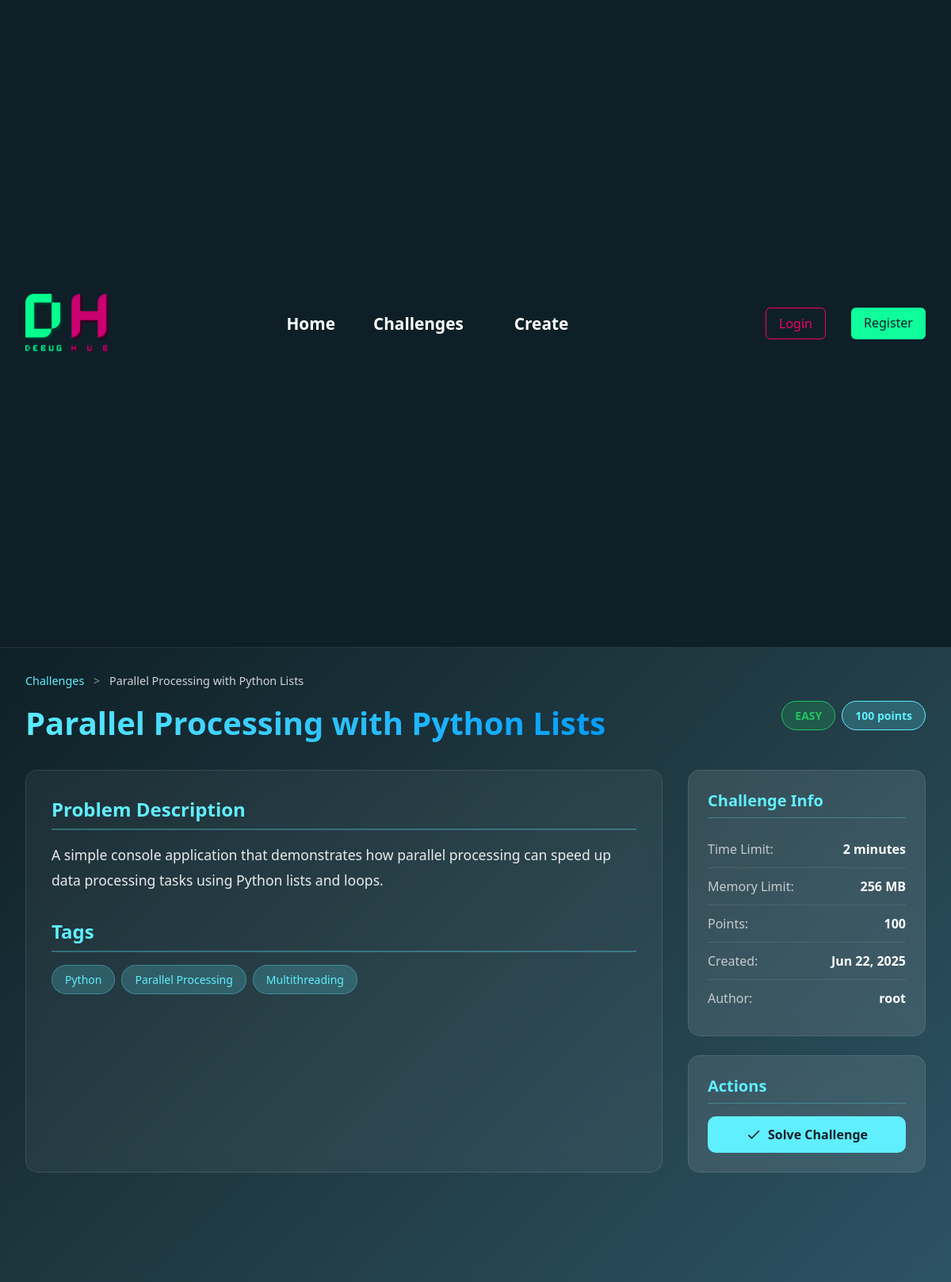
/tasks/10/, run on the app's committed database.
### tasks/models.py (models this page shows, shortened)
class Challenge(models.Model):
    DIFFICULTY_CHOICES = [
        ('easy', 'Easy'),
        ('medium', 'Medium'),
        ('hard', 'Hard'),
    ]
    STATUS_CHOICES = [
        ('active', 'Active'),
        ('inactive', 'Inactive'),
        ('archived', 'Archived'),
    ]
    title = models.CharField(max_length=200)
    description = models.TextField()
    difficulty = models.CharField(max_length=10, choices=DIFFICULTY_CHOICES, default='easy')
    status = models.CharField(max_length=10, choices=STATUS_CHOICES, default='active')
    created_by = models.ForeignKey(User, on_delete=models.CASCADE, related_name='created_challenges')
    created_at = models.DateTimeField(auto_now_add=True)
    updated_at = models.DateTimeField(auto_now=True)
    time_limit = models.IntegerField(help_text="Time limit in minutes", default=60)
    memory_limit = models.IntegerField(help_text="Memory limit in MB", default=256)
    sample_input = models.TextField(blank=True, help_text="Sample input for the problem")
    sample_output = models.TextField(blank=True, help_text="Expected output for the sample input")
    tags = models.CharField(max_length=200, blank=True, help_text="Comma-separated tags")
    points = models.IntegerField(default=100, help_text="Points awarded for solving this challenge")
    class Meta:
        ordering = ['-created_at']
    def get_tags_list(self):
        return [tag.strip() for tag in self.tags.split(',') if tag.strip()] if self.tags else []

### tasks/views.py (the view, shortened to what this page needs)
# urls.py: path('<int:pk>/', views.challenge_detail, name='challenge_detail'),
def challenge_detail(request, pk):
    challenge = get_object_or_404(Challenge, pk=pk, status='active')
    best_submission = None
    context = {
        'challenge': challenge,
        'best_submission': best_submission,
    }
    return render(request, 'tasks/challenge_detail.html', context)

### templates/tasks/challenge_detail.html (shortened to what this page needs)
{% extends 'base.html' %}
{% load static %}
{% block content %}
<div class="challenge-detail-container">
    <div class="challenge-header">
        <div class="breadcrumb">
            <a href="{% url 'tasks:challenge_list' %}" class="breadcrumb-link">Challenges</a>
            <span class="breadcrumb-separator">></span>
            <span class="breadcrumb-current">{{ challenge.title }}</span>
        </div>
        <div class="challenge-title-section">
            <h1 class="challenge-title">{{ challenge.title }}</h1>
            <div class="challenge-badges">
                <span class="difficulty-badge difficulty-{{ challenge.difficulty }}">
                    {{ challenge.get_difficulty_display }}
                </span>
                <span class="points-badge">{{ challenge.points }} points</span>
            </div>
        </div>
    </div>
    <div class="challenge-content">
        <div class="challenge-main">
            <div class="section">
                <h2>Problem Description</h2>
                <div class="description">
                    {{ challenge.description|linebreaks }}
                </div>
            </div>
            {% if challenge.get_tags_list %}
                <div class="section">
                    <h2>Tags</h2>
                    <div class="tags-container">
                        {% for tag in challenge.get_tags_list %}
                            <span class="tag">{{ tag }}</span>
                        {% endfor %}
                    </div>
                </div>
            {% endif %}
        </div>
        <div class="challenge-sidebar">
            <div class="info-card">
                <h3>Challenge Info</h3>
                <div class="info-item">
                    <span class="info-label">Time Limit:</span>
                    <span class="info-value">{{ challenge.time_limit }} minutes</span>
                </div>
                <div class="info-item">
                    <span class="info-label">Memory Limit:</span>
                    <span class="info-value">{{ challenge.memory_limit }} MB</span>
                </div>
                <div class="info-item">
                    <span class="info-label">Points:</span>
                    <span class="info-value">{{ challenge.points }}</span>
                </div>
                <div class="info-item">
                    <span class="info-label">Created:</span>
                    <span class="info-value">{{ challenge.created_at|date:"M d, Y" }}</span>
                </div>
                <div class="info-item">
                    <span class="info-label">Author:</span>
                    <span class="info-value">{{ challenge.created_by.username }}</span>
                </div>
            </div>
            <div class="action-card">
                <h3>Actions</h3>
                <a href="/learning/solution-evaluator/?challenge={{ challenge.id }}" class="action-btn solve-btn">
                    <svg class="icon" fill="currentColor" viewBox="0 0 24 24">
                        <path d="M9 16.17L4.83 12l-1.42 1.41L9 19 21 7l-1.41-1.41z"/>
                    </svg>
                    Solve Challenge
                </a>
            </div>
        </div>
    </div>
</div>
{% endblock %}

### static/style.css (style rules this page uses)
* { margin: 0; padding: 0; box-sizing: border-box; }
body { font-family: 'Segoe UI', Tahoma, Geneva, Verdana, sans-serif; background: url('images/background.png') no-repeat center center fixed; background-size: cover; min-height: 100vh; color: #ffffff; overflow-x: hidden; }
body::before { content: ''; position: fixed; top: 0; left: 0; width: 100%; height: 100%; background: radial-gradient(ellipse at center, rgba(45, 83, 100, 0.3) 0%, rgba(15, 32, 39, 0.8) 100%); z-index: -1; }

### templates/tasks/challenge_detail.html (style rules this page uses)
.challenge-detail-container { max-width: 1200px; margin: 0 auto; padding: 2rem; background: linear-gradient(135deg, #0f2027 0%, #203a43 50%, #2c5364 100%); min-height: 100vh; color: #ffffff; }
.challenge-header { margin-bottom: 2rem; }
.breadcrumb { margin-bottom: 1rem; font-size: 0.9rem; }
.breadcrumb-link { color: #60efff; text-decoration: none; transition: color 0.3s ease; }
.breadcrumb-separator { margin: 0 0.5rem; color: rgba(255, 255, 255, 0.5); }
.breadcrumb-current { color: rgba(255, 255, 255, 0.8); }
.challenge-title-section { display: flex; justify-content: space-between; align-items: flex-start; flex-wrap: wrap; gap: 1rem; }
.challenge-title { font-size: 2.5rem; margin: 0; background: linear-gradient(45deg, #60efff, #0099ff); -webkit-background-clip: text; -webkit-text-fill-color: transparent; background-clip: text; }
.challenge-badges { display: flex; gap: 0.5rem; align-items: center; }
.difficulty-badge { padding: 0.5rem 1rem; border-radius: 25px; font-weight: 600; text-transform: uppercase; font-size: 0.875rem; }
.difficulty-easy { background: rgba(34, 197, 94, 0.2); color: #22c55e; border: 1px solid #22c55e; }
.points-badge { background: rgba(96, 239, 255, 0.2); color: #60efff; border: 1px solid #60efff; padding: 0.5rem 1rem; border-radius: 25px; font-weight: 600; font-size: 0.875rem; }
.challenge-content { display: grid; grid-template-columns: 1fr 300px; gap: 2rem; }
.challenge-main { background: rgba(255, 255, 255, 0.05); backdrop-filter: blur(10px); border-radius: 15px; padding: 2rem; border: 1px solid rgba(255, 255, 255, 0.1); }
.section { margin-bottom: 2rem; }
.section:last-child { margin-bottom: 0; }
.section h2 { font-size: 1.5rem; margin-bottom: 1rem; color: #60efff; border-bottom: 2px solid rgba(96, 239, 255, 0.3); padding-bottom: 0.5rem; }
.description { line-height: 1.8; color: rgba(255, 255, 255, 0.9); font-size: 1.1rem; }
.tags-container { display: flex; flex-wrap: wrap; gap: 0.5rem; }
.tag { background: rgba(96, 239, 255, 0.2); color: #60efff; padding: 0.5rem 1rem; border-radius: 20px; font-size: 0.875rem; border: 1px solid rgba(96, 239, 255, 0.3); font-weight: 500; }
.challenge-sidebar { display: flex; flex-direction: column; gap: 1.5rem; }
.info-card, .action-card, .completion-card { background: rgba(255, 255, 255, 0.1); backdrop-filter: blur(10px); border-radius: 15px; padding: 1.5rem; border: 1px solid rgba(255, 255, 255, 0.1); }
.info-card h3, .action-card h3, .completion-card h3 { margin: 0 0 1rem 0; color: #60efff; font-size: 1.25rem; border-bottom: 1px solid rgba(96, 239, 255, 0.3); padding-bottom: 0.5rem; }
.info-item { display: flex; justify-content: space-between; align-items: center; padding: 0.75rem 0; border-bottom: 1px solid rgba(255, 255, 255, 0.1); }
.info-item:last-child { border-bottom: none; }
.info-label { font-weight: 500; color: rgba(255, 255, 255, 0.7); }
.info-value { font-weight: 600; color: #ffffff; }
.action-btn { width: 100%; padding: 0.75rem 1rem; border: none; border-radius: 10px; font-weight: 600; cursor: pointer; transition: all 0.3s ease; display: flex; align-items: center; justify-content: center; gap: 0.5rem; margin-bottom: 1rem; font-size: 1rem; text-decoration: none; box-sizing: border-box; }
.action-btn:last-child { margin-bottom: 0; }
.action-btn .icon { width: 20px; height: 20px; }
.solve-btn { background: #60efff; color: #0f2027; }

### data on the page
Challenge: title "Parallel Processing with Python Lists", difficulty "EASY", points "100", description "A simple console application that demonstrates how parallel processing can speed up data processing tasks using Python lists and loops.", time_limit "2", memory_limit "256", created_at "Jun 22, 2025", created_by.username "root"

### other printed values
{{ tag }} "Python" "Parallel Processing" "Multithreading"
